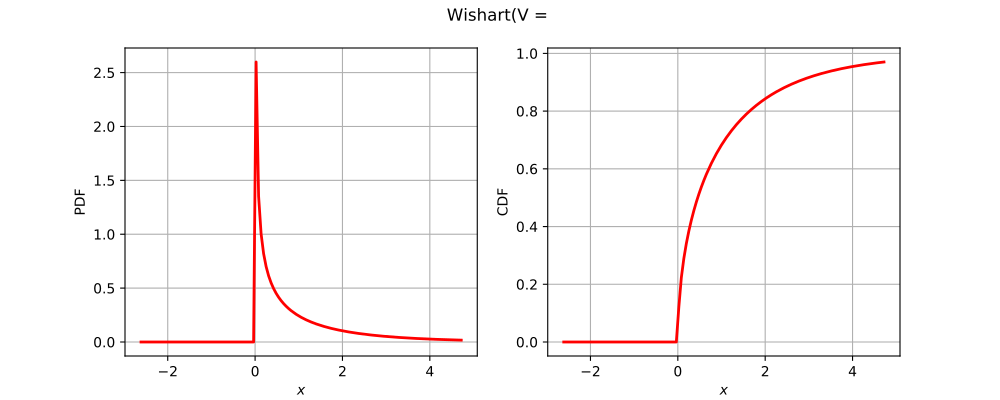

This chart was generated by the following Python code:
import openturns as ot
from matplotlib import pyplot as plt
from openturns.viewer import View
if ot.Wishart().__class__.__name__ == 'Bernoulli':
    distribution = ot.Bernoulli(0.7)
elif ot.Wishart().__class__.__name__ == 'Binomial':
    distribution = ot.Binomial(5, 0.2)
elif ot.Wishart().__class__.__name__ == 'ComposedDistribution':
    copula = ot.IndependentCopula(2)
    marginals = [ot.Uniform(1.0, 2.0), ot.Normal(2.0, 3.0)]
    distribution = ot.ComposedDistribution(marginals, copula)
elif ot.Wishart().__class__.__name__ == 'CumulativeDistributionNetwork':
    coll = [ot.Normal(2),ot.Dirichlet([0.5, 1.0, 1.5])]
    distribution = ot.CumulativeDistributionNetwork(coll, ot.BipartiteGraph([[0,1], [0,1]]))
elif ot.Wishart().__class__.__name__ == 'Histogram':
    distribution = ot.Histogram([-1.0, 0.5, 1.0, 2.0], [0.45, 0.4, 0.15])
elif ot.Wishart().__class__.__name__ == 'KernelMixture':
    kernel = ot.Uniform()
    sample = ot.Normal().getSample(5)
    bandwith = [1.0]
    distribution = ot.KernelMixture(kernel, bandwith, sample)
elif ot.Wishart().__class__.__name__ == 'MaximumDistribution':
    coll = [ot.Uniform(2.5, 3.5), ot.LogUniform(1.0, 1.2), ot.Triangular(2.0, 3.0, 4.0)]
    distribution = ot.MaximumDistribution(coll)
elif ot.Wishart().__class__.__name__ == 'Multinomial':
    distribution = ot.Multinomial(5, [0.2])
elif ot.Wishart().__class__.__name__ == 'RandomMixture':
    coll = [ot.Triangular(0.0, 1.0, 5.0), ot.Uniform(-2.0, 2.0)]
    weights = [0.8, 0.2]
    cst = 3.0
    distribution = ot.RandomMixture(coll, weights, cst)
elif ot.Wishart().__class__.__name__ == 'TruncatedDistribution':
    distribution = ot.TruncatedDistribution(ot.Normal(2.0, 1.5), 1.0, 4.0)
elif ot.Wishart().__class__.__name__ == 'UserDefined':
    distribution = ot.UserDefined([[0.0], [1.0], [2.0]], [0.2, 0.7, 0.1])
elif ot.Wishart().__class__.__name__ == 'ZipfMandelbrot':
    distribution = ot.ZipfMandelbrot(10, 2.5, 0.3)
else:
    distribution = ot.Wishart()
dimension = distribution.getDimension()
title = str(distribution)[:100].split('\n')[0]
if dimension == 1:
    distribution.setDescription(['$x$'])
    pdf_graph = distribution.drawPDF()
    cdf_graph = distribution.drawCDF()
    fig = plt.figure(figsize=(10, 4))
    pdf_axis = fig.add_subplot(121)
    cdf_axis = fig.add_subplot(122)
    View(pdf_graph, figure=fig, axes=[pdf_axis], add_legend=False)
    View(cdf_graph, figure=fig, axes=[cdf_axis], add_legend=False)
    fig.suptitle(title)
elif dimension == 2:
    distribution.setDescription(['$x_1$', '$x_2$'])
    pdf_graph = distribution.drawPDF()
    pdf_graph.setTitle(title)
    fig = plt.figure(figsize=(10, 5))
    pdf_axis = fig.add_subplot(111)
    View(pdf_graph, figure=fig, axes=[pdf_axis], add_legend=False, square_axes=True)
